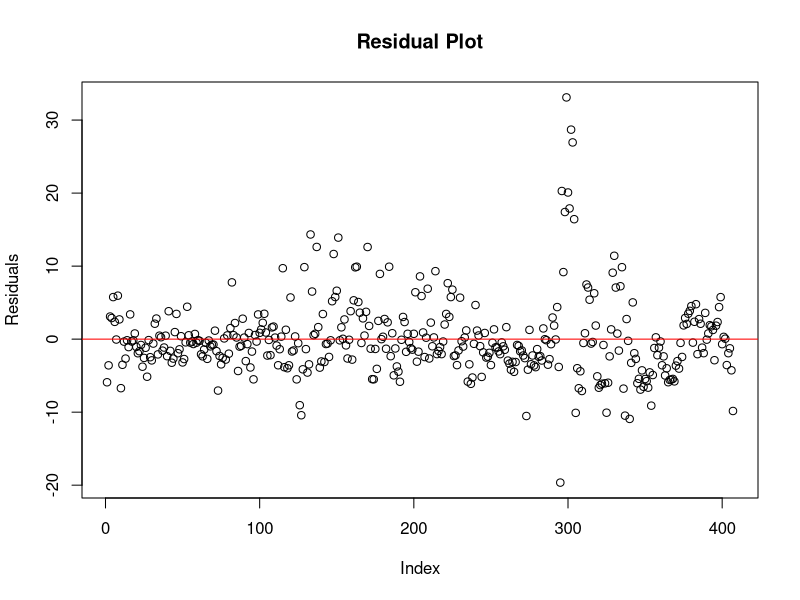

Recreate this plot in R.
## ---- chunk 1
knitr::opts_chunk$set(echo = TRUE, warning = FALSE, message = FALSE)
## ---- chunk 2
library(ggplot2)
library(dplyr)
library(car)        # for VIF
library(caret)      # for RMSE and data splitting
## ---- chunk 3
# Load cleaned Boston dataset
data <- read.csv("../data/boston_cleaned.csv")

# Check structure
str(data)
## ---- chunk 4
# Run PCA on standardized predictors
pr.out <- prcomp(data %>% select(-MEDV), scale. = TRUE)

# Extract top 6 principal components
pc_data <- as.data.frame(pr.out$x[, 1:6])
pc_data$MEDV <- data$MEDV
## ---- chunk 5
# Set seed for reproducibility
set.seed(2641)

# Split into training (80%) and testing (20%)
splitIndex <- createDataPartition(pc_data$MEDV, p = 0.8, list = FALSE)
train <- pc_data[splitIndex, ]
test  <- pc_data[-splitIndex, ]
## ---- chunk 6
# Fit model on training data
PCReg <- lm(MEDV ~ ., data = train)
summary(PCReg)
## ---- chunk 7
# Predict on test set
predictions <- predict(PCReg, newdata = test)

# Calculate SSE and SST
SSE <- sum((test$MEDV - predictions)^2)
ybar <- mean(train$MEDV)
SST <- sum((test$MEDV - ybar)^2)

# Out-of-sample R-squared
R2_out <- 1 - SSE/SST
cat("Out-of-sample R²:", round(R2_out, 4))
## ---- chunk 8
# Residual plot
plot(PCReg$residuals, main = "Residual Plot", ylab = "Residuals", xlab = "Index")
abline(h = 0, col = "red")
## ---- chunk 9
summary(PCReg)  # includes t-values and F-statistic
## ---- chunk 10
vif(PCReg)  # check multicollinearity
